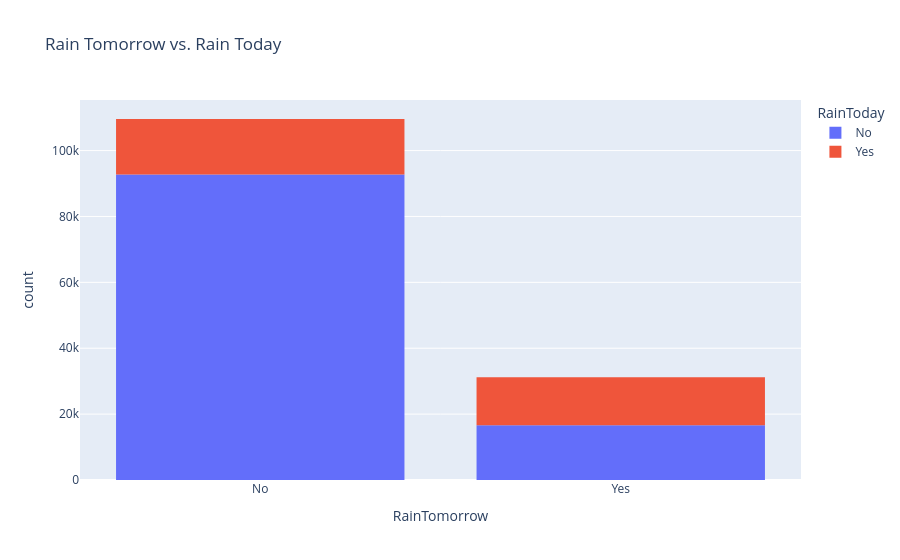

Notebook code cell kept with this figure:
### Code cell
px.histogram(raw_df, 
             x='RainTomorrow', 
             color='RainToday', 
             title='Rain Tomorrow vs. Rain Today')

### Figure 1 — Plotly figure (JSON) as saved in the notebook; plotly's stock layout.template omitted (floating-point values rounded to 4 significant figures; data arrays with more than 128 entries replaced by an {"elided": "..."} marker saying what was removed)
{"data": [{"bingroup": "x", "hovertemplate": "RainToday=No<br>RainTomorrow=%{x}<br>count=%{y}<extra></extra>", "legendgroup": "No", "marker": {"color": "#636efa", "pattern": {"shape": ""}}, "name": "No", "orientation": "v", "showlegend": true, "type": "histogram", "x": {"elided": "109332 str values"}, "xaxis": "x", "yaxis": "y"}, {"bingroup": "x", "hovertemplate": "RainToday=Yes<br>RainTomorrow=%{x}<br>count=%{y}<extra></extra>", "legendgroup": "Yes", "marker": {"color": "#EF553B", "pattern": {"shape": ""}}, "name": "Yes", "orientation": "v", "showlegend": true, "type": "histogram", "x": {"elided": "31455 str values"}, "xaxis": "x", "yaxis": "y"}], "layout": {"barmode": "relative", "legend": {"title": {"text": "RainToday"}, "tracegroupgap": 0}, "title": {"text": "Rain Tomorrow vs. Rain Today"}, "xaxis": {"anchor": "y", "domain": [0, 1], "title": {"text": "RainTomorrow"}}, "yaxis": {"anchor": "x", "domain": [0, 1], "title": {"text": "count"}}}}
